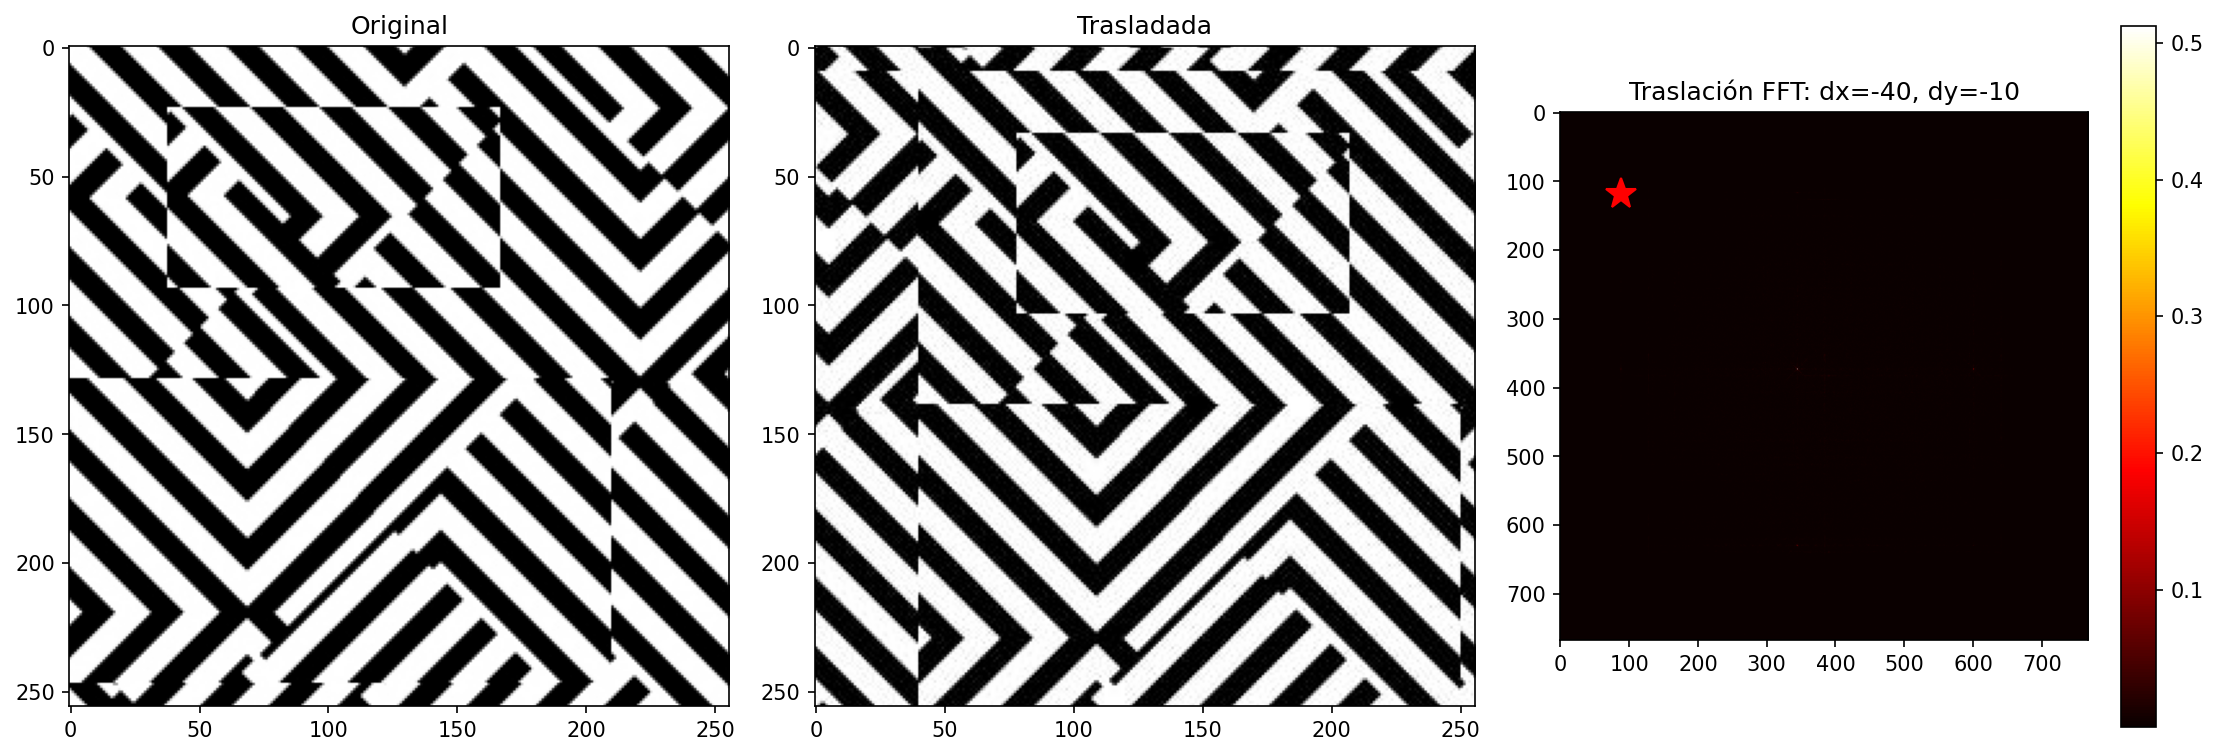

Write the Python code that produced this figure.
#!/usr/bin/env python3
"""
Carga imágenes JPG desde img/ y calcula traslación
"""

import numpy as np
import matplotlib.pyplot as plt
from PIL import Image
from pathlib import Path
from scipy.fft import fft2, ifft2, fftshift
from matplotlib.colors import CenteredNorm
from scipy.signal import fftconvolve

# 📁 Directorio imágenes
IMG_DIR = Path('img/')

def cargar_imagenes(arch1, arch2):
    """
    Carga 2 imágenes JPG → escala de grises float [0,1]
    """
    img1 = np.array(Image.open(IMG_DIR / arch1).convert('L'))
    img2 = np.array(Image.open(IMG_DIR / arch2).convert('L'))
    
    # Normalizar [0,1]
    img1 = img1.astype(float) / 255
    img2 = img2.astype(float) / 255
    
    print(f"✅ {arch1}: {img1.shape}")
    print(f"✅ {arch2}: {img2.shape}")
    return img1, img2

def correlacion_fase(Img1, Img2):
    """
    Traslación por correlación de fase (FFT)
    """
    # Padding evitar wrap-around
    M, N = Img1.shape
    pad_M = 2*M; pad_N = 2*N
    Img1_pad = np.pad(Img1, ((pad_M//2,pad_M//2),(pad_N//2,pad_N//2)))
    Img2_pad = np.pad(Img2, ((pad_M//2,pad_M//2),(pad_N//2,pad_N//2)))
    
    # FFT2
    F1 = fft2(Img1_pad)
    F2 = fft2(Img2_pad)
    
    # Correlación de fase normalizada
    G = F1 * np.conj(F2) / (np.abs(F1) * np.abs(F2) + 1e-8)
    
    # Inversa → correlación
    corr = np.abs(fftshift(ifft2(G)))
    
    # Pico = traslación (centrar)
    yy, xx = np.unravel_index(np.argmax(corr), corr.shape)
    dx = xx - corr.shape[1]//2
    dy = yy - corr.shape[0]//2

    mostrar_correlacion_fase(F1, F2)
    
    return dx, dy, corr

def mostrar_correlacion_fase(F1, F2):
# 📊 Visualizar fase y diferencia de fase
    fig, axes = plt.subplots(2, 2, figsize=(11, 10))

    # Fase de la original (centrada)
    phase1 = np.angle(F1)
    axes[0,0].imshow(fftshift(phase1), cmap='hsv', interpolation='none') # hsv va bien para fase
    axes[0,0].set_title('Fase img. original (F1)')

    # Fase de la trasladada (centrada)
    phase2 = np.angle(F2)
    axes[0,1].imshow(fftshift(phase2), cmap='hsv', interpolation='none')
    axes[0,1].set_title('Fase img. trasladada (F2)')

    # Diferencia de fase (F1 - F2, centrada)
    diff_phase = np.angle(F1) - np.angle(F2)   # lineal si es solo traslación
    axes[1,0].imshow(fftshift(diff_phase), cmap='RdBu_r', interpolation='none', norm=CenteredNorm())
    axes[1,0].set_title('Diferencia de fase (F1 - F2)')

    # Fase de la correlación de fase (G)
    G = F1 * np.conj(F2) / (np.abs(F1) * np.abs(F2) + 1e-8)
    phase_G = np.angle(G)
    axes[1,1].imshow(fftshift(phase_G), cmap='hsv', interpolation='none')
    axes[1,1].set_title('Fase de G = F1·F2* (corr. de fase)')

    plt.tight_layout()
    plt.show()

# 🚀 USAR TUS IMÁGENES JPG
if __name__ == "__main__":
    # ⚠️ CAMBIÁ por tus archivos JPG
    img_orig, img_tras = cargar_imagenes('imagen1.jpg', 'imagen2.jpg')
    
    # FFT → correlación fase
    dx_fft, dy_fft, corr_map = correlacion_fase(img_orig, img_tras)
    
    # MOSTRAR RESULTADO
    plt.figure(figsize=(15, 5))
    plt.subplot(131); plt.imshow(img_orig, cmap='gray'); plt.title('Original')
    plt.subplot(132); plt.imshow(img_tras, cmap='gray'); plt.title('Trasladada')
    plt.subplot(133); plt.imshow(corr_map, cmap='hot')
    plt.plot(dx_fft+len(img_orig)//2, dy_fft+len(img_orig)//2, 'r*', ms=15)
    plt.title(f'Traslación FFT: dx={dx_fft}, dy={dy_fft}')
    plt.colorbar(); plt.tight_layout()
    plt.savefig('traslacion_fft.png', dpi=150, bbox_inches='tight')
    plt.show()
    
    print(f"🎯 Traslación detectada: dx={dx_fft}, dy={dy_fft}")
